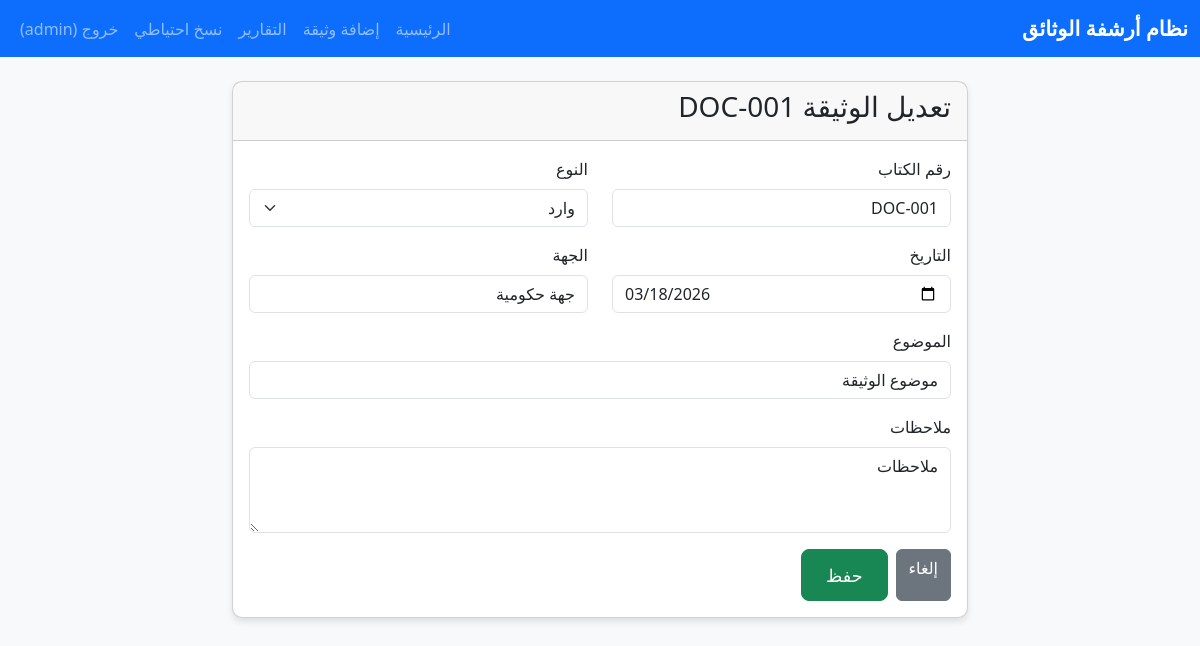
Page /edit/1 (signed in) on the committed database.
### models.py (models this page shows, shortened)
class User(UserMixin, db.Model):
    id = db.Column(db.Integer, primary_key=True)
    username = db.Column(db.String(80), unique=True, nullable=False)
    password_hash = db.Column(db.String(128), nullable=False)

class Document(db.Model):
    id = db.Column(db.Integer, primary_key=True)
    doc_number = db.Column(db.String(50), nullable=False)
    date = db.Column(db.Date, nullable=False)
    sender_receiver = db.Column(db.String(200), nullable=False)
    subject = db.Column(db.String(500), nullable=False)
    notes = db.Column(db.Text)
    doc_type = db.Column(db.String(10), nullable=False)  # 'incoming' or 'outgoing'
    created_at = db.Column(db.DateTime, default=datetime.utcnow)
    files = db.relationship('File', backref='document', lazy=True, cascade='all, delete-orphan')

### app.py (the view, shortened to what this page needs)
@app.route('/edit/<doc_id>', methods=['GET', 'POST'])
@login_required
def edit_document(doc_id):
    doc = Document.query.get_or_404(doc_id)
    form = DocumentForm(obj=doc)
    return render_template('edit_document.html', form=form, doc=doc)

### app.py
class DocumentForm(FlaskForm):
    doc_number = StringField('رقم الكتاب', validators=[DataRequired()])
    date = DateField('التاريخ', validators=[DataRequired()], default=date.today)
    sender_receiver = StringField('الجهة', validators=[DataRequired(), Length(max=200)])
    subject = StringField('الموضوع', validators=[DataRequired(), Length(max=500)])
    notes = TextAreaField('ملاحظات')
    doc_type = SelectField('النوع', choices=[('وارد', 'وارد'), ('صادر', 'صادر')], validators=[DataRequired()])
    files = FileField('الملفات')
    submit = SubmitField('حفظ')

### app.py (called while the page is built)
@login_manager.user_loader
def load_user(user_id):
    return User.query.get(int(user_id))

### templates/edit_document.html (shortened to what this page needs)
{% extends "base.html" %}
{% block content %}
<div class="row justify-content-center">
    <div class="col-md-8">
        <div class="card">
            <div class="card-header">
                <h3>تعديل الوثيقة {{ doc.doc_number }}</h3>
            </div>
            <div class="card-body">
                <form method="POST" enctype="multipart/form-data">
                    <div class="row">
                        <div class="col-md-6 mb-3">
                            {{ form.doc_number.label(class="form-label") }}
                            {{ form.doc_number(class="form-control", value=doc.doc_number) }}
                        </div>
                        <div class="col-md-6 mb-3">
                            {{ form.doc_type.label(class="form-label") }}
                            {{ form.doc_type(class="form-select") }}
                        </div>
                        <div class="col-md-6 mb-3">
                            {{ form.date.label(class="form-label") }}
                            {{ form.date(class="form-control", value=doc.date) }}
                        </div>
                        <div class="col-md-6 mb-3">
                            {{ form.sender_receiver.label(class="form-label") }}
                            {{ form.sender_receiver(class="form-control", value=doc.sender_receiver) }}
                        </div>
                        <div class="col-12 mb-3">
                            {{ form.subject.label(class="form-label") }}
                            {{ form.subject(class="form-control", value=doc.subject) }}
                        </div>
                        <div class="col-12 mb-3">
                            {{ form.notes.label(class="form-label") }}
                            {{ form.notes(class="form-control", rows=3, default=doc.notes) }}
                        </div>
                    </div>
                    <div class="d-flex gap-2">
                        <a href="{{ url_for('document', doc_id=doc.id) }}" class="btn btn-secondary">إلغاء</a>
                        {{ form.submit(class="btn btn-success btn-lg") }}
                    </div>
                </form>
            </div>
        </div>
    </div>
</div>
{% endblock %}

### templates/base.html (shortened to what this page needs)
<!DOCTYPE html>
<html lang="ar" dir="rtl">
<head>
    <link href="https://cdn.jsdelivr.net/npm/bootstrap@5.3.3/dist/css/bootstrap.rtl.min.css" rel="stylesheet">
    <link href="https://cdnjs.cloudflare.com/ajax/libs/font-awesome/6.5.1/css/all.min.css" rel="stylesheet">
    <link href="{{ url_for('static', filename='css/arabic.css') }}" rel="stylesheet">
</head>
<body>
    <nav class="navbar navbar-expand-lg navbar-dark bg-primary">
        <div class="container-fluid">
            <a class="navbar-brand" href="{{ url_for('dashboard') }}">نظام أرشفة الوثائق</a>
            <div class="navbar-nav ms-auto">
                {% if current_user.is_authenticated %}
                <a class="nav-link" href="{{ url_for('dashboard') }}">الرئيسية</a>
                <a class="nav-link" href="{{ url_for('add_document') }}">إضافة وثيقة</a>
                <a class="nav-link" href="{{ url_for('reports') }}">التقارير</a>
                <a class="nav-link" href="{{ url_for('backup') }}">نسخ احتياطي</a>
                <a class="nav-link" href="{{ url_for('logout') }}">خروج ({{ current_user.username }})</a>
                {% endif %}
            </div>
        </div>
    </nav>
    <div class="container mt-4">
        {% block content %}{% endblock %}
    </div>
</body>
</html>

### static/css/arabic.css (style rules this page uses)
body { font-family: 'Segoe UI', Tahoma, Geneva, Verdana, sans-serif; background-color: #f8f9fa; }
.btn-lg { padding: 12px 24px; font-size: 1.1rem; border-radius: 8px; }
.btn { font-weight: 500; }
.card { box-shadow: 0 4px 6px rgba(0,0,0,0.1); border-radius: 10px; }
.navbar-brand { font-weight: bold; font-size: 1.3rem; }

### rows in the picture
User: username "admin"
Document: doc_number "DOC-001", doc_type "وارد", date "03/18/2026", sender_receiver "جهة حكومية", subject "موضوع الوثيقة", notes.label "ملاحظات", notes "ملاحظات"
